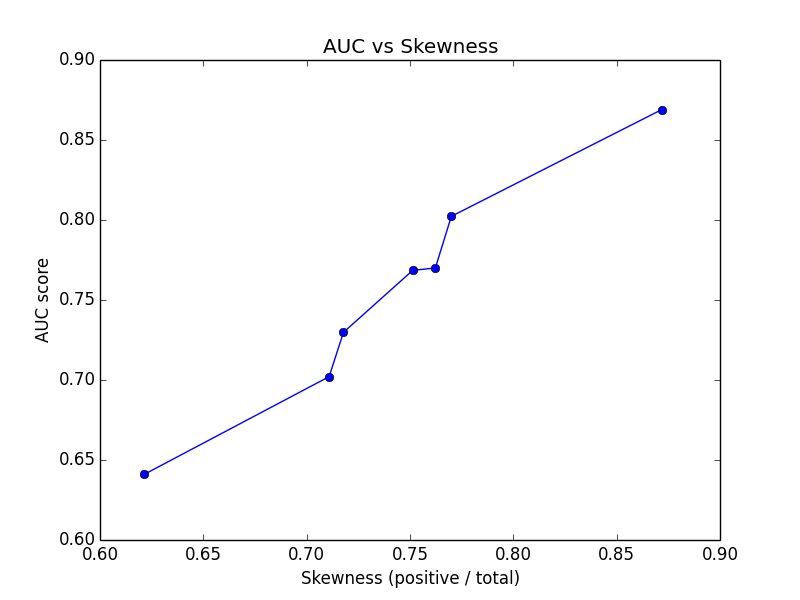

Recreate this plot in Python.
import sys
import re
import matplotlib.pyplot as plt

def main():
	data_files, image_file = get_args()
	data = []
	for data_file in data_files:
		cells = None
		try:
			cells = map(lambda line: filter(lambda cell: cell, re.split(' |\n', line)), open(data_file, 'r').readlines())
		except:
			error("Couldn't read '" + data_file + "'")
		num_rows = len(cells)
		try:
			for i in range(num_rows):
				for j in range(0, 4):
					cells[i][j] = int(cells[i][j])
				cells[i][4] = float(cells[i][4])
		except:
			error("Couldn't parse '" + data_file + "'")
		skewness = cells[0][0] / float(cells[0][0] + cells[0][1])
		average_auc = sum(map(lambda c: c[4], cells)) / num_rows
		data.append((data_file, skewness, average_auc))
	sorted_data = sorted(data, key=lambda d: d[1])
	filenames, skewnesses, average_aucs = zip(*sorted_data)
	ax = plt.subplot(111)
	ax.plot(skewnesses, average_aucs, 'bo-')
	ax.set_title('AUC vs Skewness')
	ax.set_xlabel('Skewness (positive / total)')
	ax.set_ylabel('AUC score')
	plt.savefig(image_file)

def get_args():
	args = sys.argv
	num_args = len(args)
	if num_args >= 3:
		return args[1:-1], args[-1]
	else:
		error('Usage: python skew_v_auc.py <data files to read from> <image file to write to>')

def error(message):
	print(message)
	exit(1)

main()
